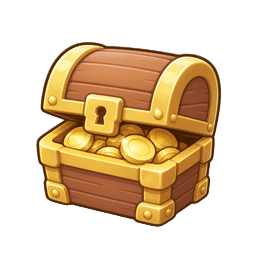
#> input picture assets/resources/ui/chest.png, 256 x 256 px, given in place of win-panel-sharp.png, which was not available
$ python import-ai-win.py
#> lines starting #> are read from the running program, lines starting #| are printed output that depends on the picture; after the words box and inside, x2 and y2 are one past the last pixel; in counts of white or black regions, pixels touching at a corner belong together; pictures that were not available may be replaced by others from this repository, and a replacement may not be noted
#!/usr/bin/env python3
"""Import AI victory card. Punch outer blue, then hard-clip to a sharp rounded rect."""

from collections import deque
from pathlib import Path
import shutil

from PIL import Image, ImageDraw, ImageFilter

ROOT = Path(__file__).resolve().parents[1]
OUT_DIR = ROOT / "assets/resources/ui"
WORK = ROOT / "tools/ai-win"
SRC = Path("/Users/sunix/.cursor/projects/Users-CreativeCenter-Suck/assets/win-panel-sharp.png")
UUID = "e7f3a91c-2d84-4b6e-9c11-8a0d4f6b2e21"


def write_meta(path: Path, uuid: str, w: int, h: int) -> None:
    hw, hh = w / 2.0, h / 2.0
    path.with_suffix(".png.meta").write_text(
        f"""{{
  "ver": "1.0.27",
  "importer": "image",
  "imported": true,
  "uuid": "{uuid}",
  "files": [".json", ".png"],
  "subMetas": {{
    "6c48a": {{
      "importer": "texture",
      "uuid": "{uuid}@6c48a",
      "displayName": "{path.stem}",
      "id": "6c48a",
      "name": "texture",
      "userData": {{
        "wrapModeS": "clamp-to-edge",
        "wrapModeT": "clamp-to-edge",
        "minfilter": "linear",
        "magfilter": "linear",
        "mipfilter": "none",
        "anisotropy": 0,
        "isUuid": true,
        "imageUuidOrDatabaseUri": "{uuid}",
        "visible": false
      }},
      "ver": "1.0.22",
      "imported": true,
      "files": [".json"],
      "subMetas": {{}}
    }},
    "f9941": {{
      "importer": "sprite-frame",
      "uuid": "{uuid}@f9941",
      "displayName": "{path.stem}",
      "id": "f9941",
      "name": "spriteFrame",
      "userData": {{
        "trimThreshold": 1,
        "rotated": false,
        "offsetX": 0,
        "offsetY": 0,
        "trimX": 0,
        "trimY": 0,
        "width": {w},
        "height": {h},
        "rawWidth": {w},
        "rawHeight": {h},
        "borderTop": 0,
        "borderBottom": 0,
        "borderLeft": 0,
        "borderRight": 0,
        "packable": false,
        "pixelsToUnit": 100,
        "pivotX": 0.5,
        "pivotY": 0.5,
        "meshType": 0,
        "vertices": {{
          "rawPosition": [{-hw}, {-hh}, 0, {hw}, {-hh}, 0, {-hw}, {hh}, 0, {hw}, {hh}, 0],
          "indexes": [0, 1, 2, 2, 1, 3],
          "uv": [0, {h}, {w}, {h}, 0, 0, {w}, 0],
          "nuv": [0, 0, 1, 0, 0, 1, 1, 1],
          "minPos": [{-hw}, {-hh}, 0],
          "maxPos": [{hw}, {hh}, 0]
        }},
        "isUuid": true,
        "imageUuidOrDatabaseUri": "{uuid}@6c48a",
        "atlasUuid": "",
        "trimType": "none"
      }},
      "ver": "1.0.12",
      "imported": true,
      "files": [".json"],
      "subMetas": {{}}
    }}
  }},
  "userData": {{
    "type": "sprite-frame",
    "fixAlphaTransparencyArtifacts": false,
    "hasAlpha": true,
    "redirect": "{uuid}@6c48a"
  }}
}}
""",
        encoding="utf-8",
    )


def is_canvas_blue(r: int, g: int, b: int) -> bool:
    if min(r, g, b) > 150 and max(r, g, b) > 200:
        return False
    if r + g + b > 520:
        return False
    db = ((r - 12) ** 2 + (g - 70) ** 2 + (b - 136) ** 2) ** 0.5
    return db < 62 and b > r + 30 and b > 90


def punch_blue(rgb: Image.Image) -> Image.Image:
    w, h = rgb.size
    px = rgb.load()
    walk = [[False] * w for _ in range(h)]
    for y in range(h):
        for x in range(w):
            walk[y][x] = is_canvas_blue(*px[x, y])
    seen = [[False] * w for _ in range(h)]
    q = deque()
    for x in range(w):
        for y in (0, h - 1):
            if walk[y][x] and not seen[y][x]:
                seen[y][x] = True
                q.append((x, y))
    for y in range(h):
        for x in (0, w - 1):
            if walk[y][x] and not seen[y][x]:
                seen[y][x] = True
                q.append((x, y))
    while q:
        x, y = q.popleft()
        for nx, ny in ((x - 1, y), (x + 1, y), (x, y - 1), (x, y + 1)):
            if 0 <= nx < w and 0 <= ny < h and walk[ny][nx] and not seen[ny][nx]:
                seen[ny][nx] = True
                q.append((nx, ny))
    rgba = rgb.convert("RGBA")
    out = rgba.load()
    for y in range(h):
        for x in range(w):
            if seen[y][x]:
                r, g, b, _ = out[x, y]
                out[x, y] = (r, g, b, 0)
    return rgba


def opaque_bbox(im: Image.Image) -> tuple:
    box = im.getbbox()
    if not box:
        raise RuntimeError("empty card")
    return box


def hard_card(im: Image.Image) -> Image.Image:
    x0, y0, x1, y1 = opaque_bbox(im)
    inset = 10
    x0 += inset
    y0 += inset
    x1 -= inset
    y1 -= inset
    w, h = x1 - x0, y1 - y0
    radius = max(48, int(min(w, h) * 0.10))
    rgb = im.convert("RGB").filter(ImageFilter.UnsharpMask(radius=1.4, percent=170, threshold=2))
    card = Image.new("RGBA", (w, h), (0, 0, 0, 0))
    card.paste(rgb.crop((x0, y0, x1, y1)), (0, 0))
    mask = Image.new("L", (w, h), 0)
    ImageDraw.Draw(mask).rounded_rectangle((0, 0, w - 1, h - 1), radius=radius, fill=255)
    card.putalpha(mask)
    ring = Image.new("RGBA", (w, h), (0, 0, 0, 0))
    d = ImageDraw.Draw(ring)
    d.rounded_rectangle((1, 1, w - 2, h - 2), radius=radius, outline=(132, 118, 210, 255), width=8)
    d.rounded_rectangle((5, 5, w - 6, h - 6), radius=max(8, radius - 4), outline=(120, 210, 235, 255), width=4)
    card = Image.alpha_composite(card, ring)
    return card


def find_next_btn(im: Image.Image) -> tuple:
    w, h = im.size
    px = im.load()
    xs, ys = [], []
    y0 = int(h * 0.62)
    for y in range(y0, h):
        for x in range(w):
            r, g, b, a = px[x, y]
            if a < 200:
                continue
            if g > 170 and g > r + 15 and b > 140 and r < 220:
                xs.append(x)
                ys.append(y)
    if not xs:
        return (int(w * 0.22), int(h * 0.78), int(w * 0.78), int(h * 0.92))
    return (min(xs), min(ys), max(xs) + 1, max(ys) + 1)


def main() -> None:
    WORK.mkdir(parents=True, exist_ok=True)
    OUT_DIR.mkdir(parents=True, exist_ok=True)
    shutil.copy2(SRC, WORK / "panel-win-sharp-src.png")
    rgb = Image.open(SRC).convert("RGB")
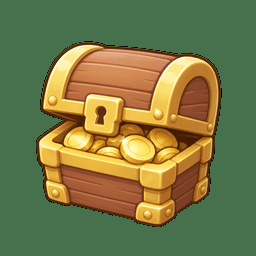
#> rgb: PIL image 256x256 RGB; mean R, G, B 119.8, 120.8, 70.5
    punched = punch_blue(rgb)
    card = hard_card(punched)
#> in hard_card, `rgb = im.convert("RGB").filter(ImageFilter.UnsharpMask(radius=1.4, per..`:
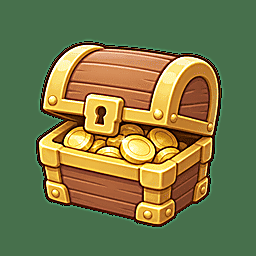
#> rgb: PIL image 256x256 RGB; mean R, G, B 118.6, 120.8, 71.6
#> in hard_card, `card = Image.new("RGBA", (w, h), (0, 0, 0, 0))`: card: PIL image 236x236 RGBA; every value is 0
#> in hard_card, `card.paste(rgb.crop((x0, y0, x1, y1)), (0, 0))`:
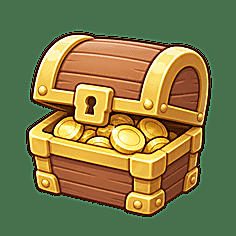
#> card: PIL image 236x236 RGBA; mean R, G, B, A 127, 122.3, 70.8, 255
#> in hard_card, `mask = Image.new("L", (w, h), 0)`: mask: PIL image 236x236 L; every value is 0
#> in hard_card, `ImageDraw.Draw(mask).rounded_rectangle((0, 0, w - 1, h - 1), radius=ra..`:
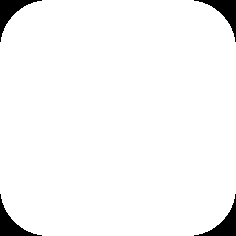
#> mask: PIL image 236x236 L; 96.4% white; 4 black regions, box (x1, y1, x2, y2) and area: (0, 0, 42, 42) 508, (194, 0, 236, 42) 508, (0, 194, 42, 236) 508, (194, 194, 236, 236) 508
#> in hard_card, `card.putalpha(mask)`:
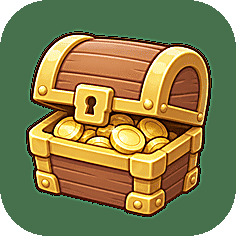
#> card: PIL image 236x236 RGBA; mean R, G, B, A 127, 122.3, 70.8, 245.7; transparent parts drawn white
#> in hard_card, `card = Image.alpha_composite(card, ring)`:
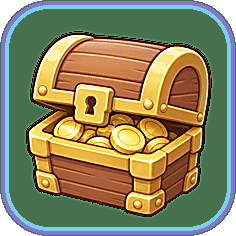
#> card: PIL image 236x236 RGBA; mean R, G, B, A 133.5, 128.4, 88.1, 245.7; transparent parts drawn white
    dest = OUT_DIR / "panel-win.png"
    card.save(dest, "PNG")
    write_meta(dest, UUID, *card.size)
    bx0, by0, bx1, by1 = find_next_btn(card)
    tw, th = card.size
    print("wrote", dest.name, card.size)
#| wrote panel-win.png (236, 236)
    print("btn_px", (bx0, by0, bx1, by1), "size", (bx1 - bx0, by1 - by0))
#| btn_px (5, 146, 231, 231) size (226, 85)
    print("btn_uv", round(bx0 / tw, 3), round(by0 / th, 3), round(bx1 / tw, 3), round(by1 / th, 3))
#| btn_uv 0.021 0.619 0.979 0.979


if __name__ == "__main__":
    main()
